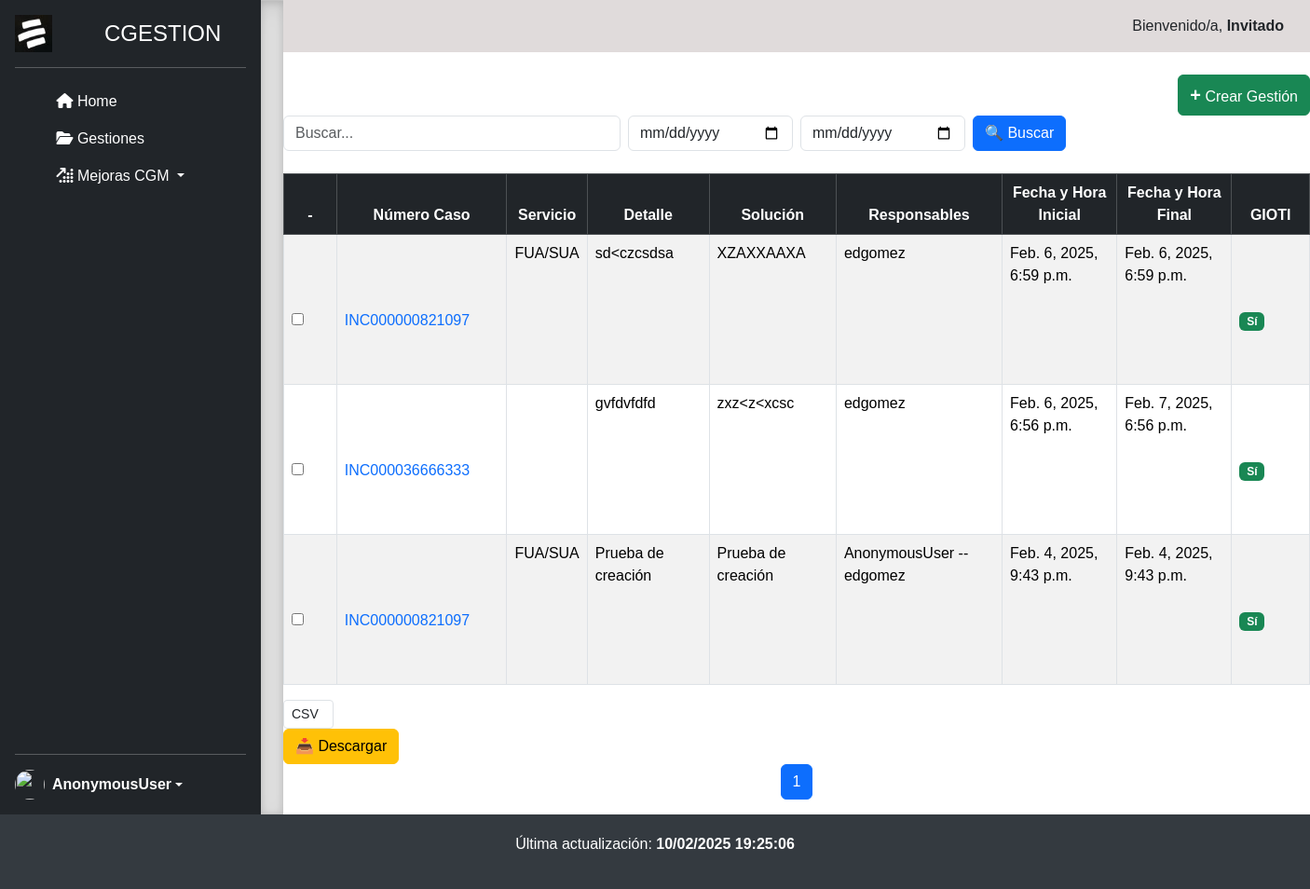
Before: / with the older database file.
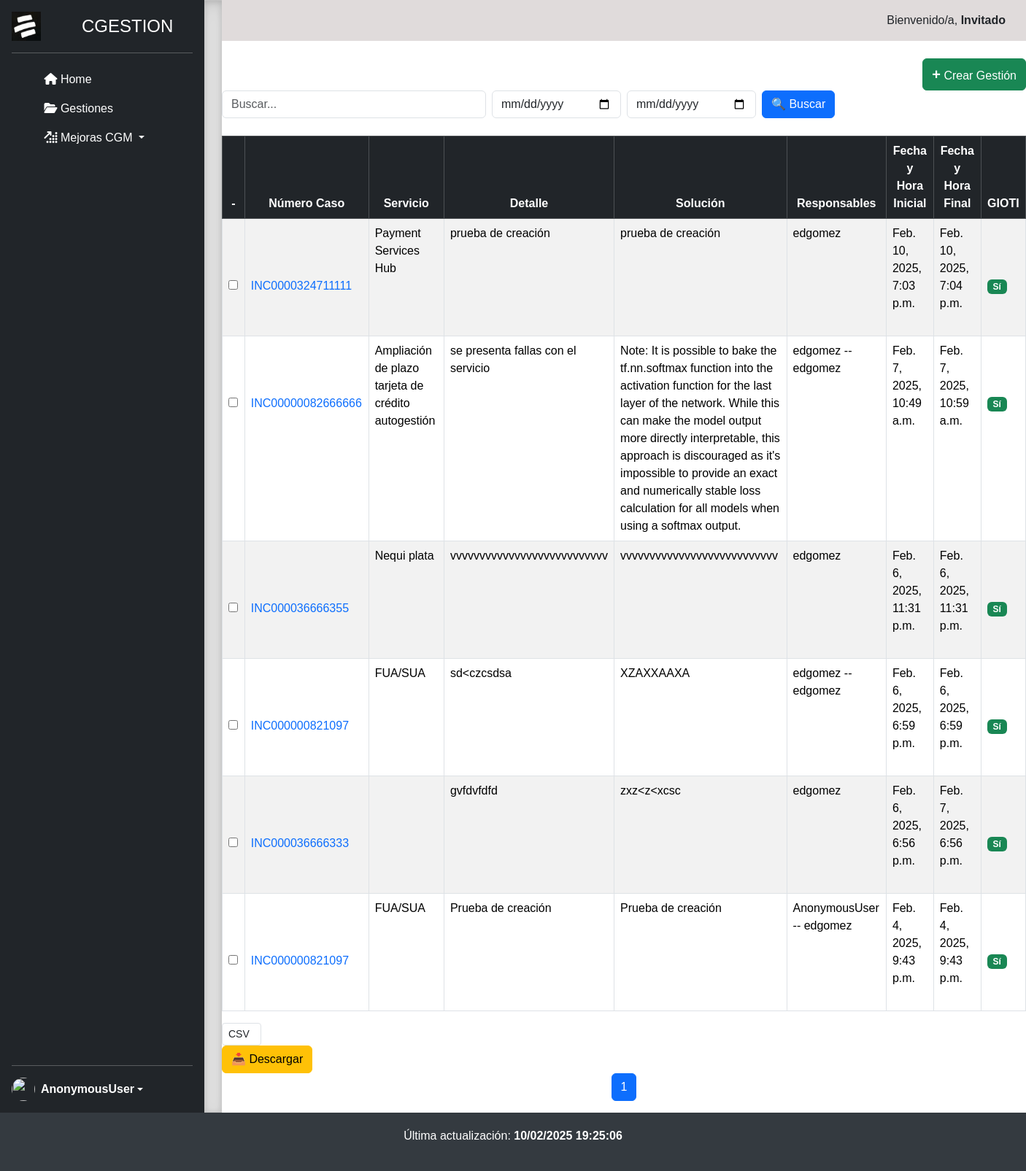
After: the same page with the newer database file.
### gestiones/models.py (models this page shows, shortened)
class Gestion(models.Model):
    servicio = models.CharField(max_length=250, verbose_name='Servicio')
    tipo_de_gestion = models.CharField(max_length=250, verbose_name='Tipo de gestion')
    numero_caso = models.CharField(max_length=250, verbose_name='Numero de caso')
    detectada_por = models.CharField(max_length=250, verbose_name='Detectado por')
    causado_por_certificado_digital = models.BooleanField(default=False, verbose_name='Causado por certificado digital')
    incidente_generado_por_OC = models.BooleanField(default=False, verbose_name='Incidente generado por OC')
    atribuible_a = models.CharField(max_length=30, verbose_name='Atribuible a')
    tipo_de_falla = models.CharField(max_length=30, verbose_name='Tipo de falla')
    detalle = models.TextField(verbose_name='Detalle')
    tipo_causa = models.CharField(max_length=30, verbose_name='Tipo_causa')
    causa = models.TextField(verbose_name='Causa')
    validaciones = models.TextField(verbose_name='Validaciones')
    solucion = models.TextField(verbose_name='Solucion')
    responsable_gioti = models.CharField(max_length=250, verbose_name='Responsable gioti')
    fecha_hora_inicial = models.DateTimeField("Fecha y Hora Inicial", auto_now=False, auto_now_add=False )
    fecha_hora_final = models.DateTimeField("Fecha y Hora Final", auto_now=False, auto_now_add=False)
    postular_amg = models.BooleanField(default=False, verbose_name='Postular AMG')
    gioti = models.BooleanField(default=False, verbose_name='GIOTI')
    class Meta:
        verbose_name = 'Gestion'
        verbose_name_plural = 'Gestiones'
        ordering=['-id']

### gestiones/views.py (the view, shortened to what this page needs)
# urls.py: path('', views.listar_gestiones, name='listar_gestiones'),  # Ruta para la raíz
def listar_gestiones(request):
    first_name = request.user.first_name if request.user.is_authenticated else "Invitado"
    query = request.GET.get('q', '').strip()
    fecha_inicio = request.GET.get('fecha_inicio')
    fecha_fin = request.GET.get('fecha_fin')
    gestiones = Gestion.objects.all()
    if fecha_inicio:
        fecha_inicio = datetime.strptime(fecha_inicio, "%Y-%m-%d")
        gestiones = gestiones.filter(fecha_hora_inicial__gte=fecha_inicio)
    if fecha_fin:
        fecha_fin = datetime.strptime(fecha_fin, "%Y-%m-%d") + timedelta(days=1)
        gestiones = gestiones.filter(fecha_hora_final__lt=fecha_fin)
    paginator = Paginator(gestiones, 10)
    page_number = request.GET.get('page')
    page_obj = paginator.get_page(page_number)
    return render(request, "listar_gestiones.html", {
        "page_obj": page_obj,
        "query": query,
        "first_name": first_name,
        "fecha_inicio": request.GET.get('fecha_inicio', ''),  # Mantiene el valor en la vista
        "fecha_fin": request.GET.get('fecha_fin', '')  # Mantiene el valor en la vista
    })

### gestiones/templates/listar_gestiones.html (shortened to what this page needs)
{% extends "layout.html" %}
{% block content %}
<nav class="navbar navbar-expand-lg px-3" style="background-color: rgb(224, 219, 219);">
  <div class="container-fluid">
      <span class="navbar-text text-dark ms-auto">
          {% if first_name %}
              Bienvenido/a, <strong>{{ first_name }}</strong>
          {% else %}
              Bienvenido/a, <strong>Invitado</strong>
          {% endif %}
      </span>
  </div>
</nav>
<br>
<div class="d-flex justify-content-end">
  <a href="{% url 'creargestion' %}" class="btn btn-success">
    <span class="fw-bold fs-5">+</span> Crear Gestión
  </a>
</div>
<form method="GET" action="{% url 'listar_gestiones' %}">
  <div class="row g-2 align-items-center">
    <div class="col-md-4">
      <input type="text" name="q" class="form-control form-control"
             style="width: 100%;" placeholder="Buscar..."
             value="{{ query|default:'' }}">
    </div>
    <div class="col-md-2">
      <input type="date" name="fecha_inicio" class="form-control form-control" value="{{ fecha_inicio }}">
    </div>
    <div class="col-md-2">
      <input type="date" name="fecha_fin" class="form-control form-control" value="{{ fecha_fin }}">
    </div>
    <div class="col-auto">
      <button type="submit" class="btn btn-primary ">🔍 Buscar</button>
    </div>
  </div>
</form>
<br>
<form method="GET" action="{% url 'descargar_gestiones' %}">
  <div class="d-flex justify-content-between">
  <div class="table-responsive">
    <table class="table table-striped table-bordered table-hover">
      <thead class="table-dark">
        <tr>
          <th class="text-center">-</th>
          <th class="text-center">Número Caso</th>
          <th class="text-center">Servicio</th>
          <th class="text-center">Detalle</th>
          <th class="text-center">Solución</th>
          <th class="text-center">Responsables</th>
          <th class="text-center">Fecha y Hora Inicial</th>
          <th class="text-center">Fecha y Hora Final</th>
          <th class="text-center">GIOTI</th>
        </tr>
      </thead>
      <tbody>
        {% for gestion in page_obj %}
        <tr>
          <td>
            <input type="checkbox" name="gestiones" value="{{ gestion.id }}">
          </td>
          <td>
            <a href="{% url 'editar_gestion' gestion.id %}" class="text-decoration-none">
              {{ gestion.numero_caso }}
            </a>
          </td>
          <td>{{ gestion.servicio }}</td>
          <td>{{ gestion.detalle }}</td>
          <td>{{ gestion.solucion }}</td>
          <td>{{ gestion.responsable_gioti }}</td>
          <td>{{ gestion.fecha_hora_inicial }}</td>
          <td>{{ gestion.fecha_hora_final }}</td>
          <td>
            {% if gestion.gioti %}
              <span class="badge bg-success">Sí</span>
            {% else %}
              <span class="badge bg-danger">No</span>
            {% endif %}
          </td>
        </tr>
        {% endfor %}
      </tbody>
    </table>
    <div>
      <select name="formato" class="form-control form-control-sm" style="width: auto;">
        <option value="csv">CSV</option>
      </select>
    </div>
    <button type="submit" class="btn btn-warning mx-6">
      📥 Descargar
    </button>
  </div>
  </div>
</form>
<nav aria-label="Page navigation">
  <ul class="pagination justify-content-center">
    {% for num in page_obj.paginator.page_range %}
    <li class="page-item {% if num == page_obj.number %}active{% endif %}">
      <a class="page-link" href="?q={{ query }}&page={{ num }}">{{ num }}</a>
    </li>
    {% endfor %}
  </ul>
</nav>
{% endblock %}

### gestiones/templates/layout.html (shortened to what this page needs)
{% load static %}
<!doctype html>
<html lang="en" data-bs-theme="auto">
<head>
  <link href="https://cdn.jsdelivr.net/npm/bootstrap@5.3.3/dist/css/bootstrap.min.css" rel="stylesheet"
>
    <link rel="stylesheet" href="https://cdnjs.cloudflare.com/ajax/libs/font-awesome/6.4.2/css/all.min.css">
  <link rel="stylesheet" type="text/css" href="{% static 'css/styles.css' %}">
</head>
<body>
  <main class="d-flex flex-column flex-md-row">
    <div class="d-flex flex-column flex-shrink-0 p-3 text-bg-dark" style="width: 280px;">
      <a href="/" class="d-flex align-items-center mb-3 mb-md-0 me-md-auto text-white text-decoration-none">
        <img src="{% static 'images/logo.jpg' %}" alt="Logo" width="40" height="40" class="me-2">
        <svg class="bi pe-none me-2" width="40" height="32">
          <use xlink:href="#bootstrap" />
        </svg>
        <span class="fs-4">CGESTION</span>
      </a>
      <hr>
      <ul class="nav nav-pills flex-column mb-auto">
        <li class="nav-item">
          <a href="/" class="nav-link text-white" aria-current="page">
            <svg class="bi pe-none me-2" width="16" height="16">
              <use xlink:href="#home" />
            </svg>
            <i class="fa-solid fa-house"></i>  Home
          </a>
        </li>
        <li class="nav-item">
          <a href="/" class="nav-link text-white" aria-current="page">
            <svg class="bi pe-none me-2" width="16" height="16">
              <use xlink:href="#gestiones" />
            </svg>
            <i class="fa-solid fa-folder-open"></i>  Gestiones
          </a>
        </li>
        <li class="nav-item dropdown">
          <a class="nav-link dropdown-toggle text-white" href="#" id="mejorasDropdown" role="button" data-bs-toggle="dropdown" aria-expanded="false">
              <svg class="bi pe-none me-2" width="16" height="16">
                  <use xlink:href="#mejoras_CGM" />
              </svg>
              <i class="fa-solid fa-arrow-up-right-dots"></i> Mejoras CGM
          </a>
      </li>
      </ul>
      <hr>
      <div class="dropdown">
        <a href="#" class="d-flex align-items-center text-white text-decoration-none dropdown-toggle"
          data-bs-toggle="dropdown" aria-expanded="false">
          <img src="https://github.com/mdo.png" alt="" width="32" height="32" class="rounded-circle me-2">
          <strong>{{ user }}</strong>
        </a>
      </div>
    </div>
    <div class="b-example-divider b-example-vr"></div>
    <div id="content" class="flex-grow-1">
      {% block content %}
      {% endblock %}
    </div>
  </main>
  <footer id="footer">
    <div class="container">
        <p>Última actualización: <strong>{% now "d/m/Y H:i:s" %}</strong></p>
    </div>
  </footer>
</body>
</html>

### gestiones/static/css/styles.css (style rules this page uses)
* { font-family: Verdana, Geneva, Tahoma, sans-serif; text-decoration: none; }
.dropdown-toggle { outline: 0; }
.b-example-divider { background-color: rgba(0, 0, 0, .1); border: solid rgba(0, 0, 0, .15); border-width: 1px 0; box-shadow: inset 0 .5em 1.5em rgba(0, 0, 0, .1), inset 0 .125em .5em rgba(0, 0, 0, .15); }
.b-example-vr { flex-shrink: 0; width: 1.5rem; height: responsive; }
.bi { vertical-align: -.125em; fill: currentColor; }
#content { min-height: 100vh; }
td { max-width: 500px; max-height: 500px; overflow: hidden; text-overflow: ellipsis; white-space: nowrap; white-space: pre-wrap; word-wrap: break-word; }
#footer { background-color: #343a40; color: white; padding: 20px 0; text-align: center; width: 100%; height: 100%; position: relative; }

Changed rows visible on the page:
added Gestion: numero_caso "INC0000324711111", servicio "Payment Services Hub", detalle "prueba de creación", solucion "prueba de creación", responsable_gioti "edgomez", fecha_hora_inicial "Feb. 10, 2025, 7:03 p.m.", fecha_hora_final "Feb. 10, 2025, 7:04 p.m.", gioti "Sí"
added Gestion: numero_caso "INC00000082666666", servicio "Ampliación de plazo tarjeta de crédito autogestión", detalle "se presenta fallas con el servicio", solucion "Note: It is possible to bake the tf.nn.softmax function into the activation function for the last layer of the network. While this can make the model output more directly interpretable, this approach is discouraged as it's impossible to provide an exact and numerically stable loss calculation for all models when using a softmax output.", responsable_gioti "edgomez -- edgomez", fecha_hora_inicial "Feb. 7, 2025, 10:49 a.m.", fecha_hora_final "Feb. 7, 2025, 10:59 a.m.", gioti "Sí"
added Gestion: numero_caso "INC000036666355", servicio "Nequi plata", detalle "vvvvvvvvvvvvvvvvvvvvvvvvvvv", solucion "vvvvvvvvvvvvvvvvvvvvvvvvvvv", responsable_gioti "edgomez", fecha_hora_inicial "Feb. 6, 2025, 11:31 p.m.", fecha_hora_final "Feb. 6, 2025, 11:31 p.m.", gioti "Sí"
changed Gestion "sd<czcsdsa": responsable_gioti "edgomez" → "edgomez -- edgomez"
